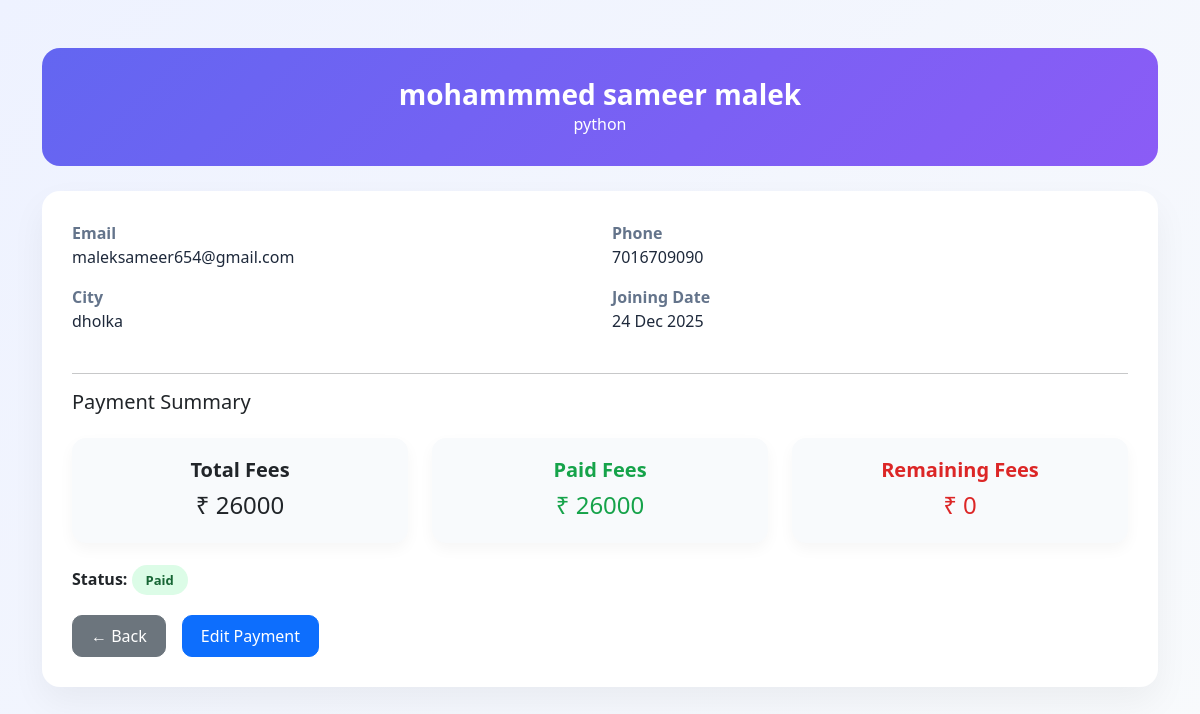
The page /student/view/53/ on the database its author committed.
### appname/models.py (models this page shows, shortened)
class Student(models.Model):
    FNAME = models.CharField(max_length=50)
    LNAME = models.CharField(max_length=50)
    BIRTHDAY = models.DateField(null=True, blank=True)
    GENDER = models.CharField(max_length=10, blank=True)
    EMAIL = models.EmailField(unique=False)
    PHONE = models.CharField(max_length=10, blank=True)
    ADDRESS = models.CharField(max_length=200, blank=True)
    CITY = models.CharField(max_length=50, blank=True)
    COLLEGENAME = models.CharField(max_length=100, blank=True)
    QUALIFICATION = models.CharField(max_length=50, blank=True, null=True)
    BRANCH = models.CharField(max_length=50, blank=True)
    PASSING_YEAR = models.CharField(max_length=10, blank=True)
    TECHNOLOGY = models.CharField(max_length=50, blank=True)
    STATUS_CHOICES = [
        ('visiting', 'Visiting'),
        ('adjoining', 'Adjoining'),
        ('pending', 'Pending'),
        ('rejected', 'Rejected'),
    ]
    status = models.CharField(
        max_length=20,
        choices=STATUS_CHOICES,
        default='visiting'
    )
    visiting_at = models.DateTimeField(auto_now_add=True)
    joining_at = models.DateTimeField(null=True, blank=True)
    COURSE_CHOICES = [
        ('python', 'Python'),
        ('django', 'Django'),
        ('fullstack', 'Full Stack'),
    ]
    course = models.CharField(
        max_length=50,
        choices=COURSE_CHOICES,
        null=True,
        blank=True
    )
    total_fees = models.IntegerField(null=True, blank=True)
    paid_fees = models.IntegerField(default=0)
    remaining_fees = models.IntegerField(null=True, blank=True)

### appname/views.py (the view)
# urls.py: path('student/view/<int:id>/', views.student_view, name='student_view'),
def student_view(request, id):
    student = get_object_or_404(Student, id=id)
    return render(request, 'student_view.html', {'s': student})

### templates/student_view.html (shortened to what this page needs)
{% load static %}
<!DOCTYPE html>
<html lang="en">
<head>
    <link href="https://cdn.jsdelivr.net/npm/bootstrap@5.3.3/dist/css/bootstrap.min.css" rel="stylesheet">
</head>
<body>
<div class="container py-5">
    <div class="profile-header text-center">
        <h3>{{ s.FNAME }} {{ s.LNAME }}</h3>
        <p class="mb-0">{{ s.course|default:"No Course Assigned" }}</p>
    </div>
    <div class="profile-card">
        <div class="row mb-4">
            <div class="col-md-6 mb-3">
                <div class="info-label">Email</div>
                <div class="info-value">{{ s.EMAIL }}</div>
            </div>
            <div class="col-md-6 mb-3">
                <div class="info-label">Phone</div>
                <div class="info-value">{{ s.PHONE }}</div>
            </div>
            <div class="col-md-6 mb-3">
                <div class="info-label">City</div>
                <div class="info-value">{{ s.CITY }}</div>
            </div>
            <div class="col-md-6 mb-3">
                <div class="info-label">Joining Date</div>
                <div class="info-value">
                    {{ s.joining_at|date:"d M Y" }}
                </div>
            </div>
        </div>
        <hr>
        <h5 class="mb-4">Payment Summary</h5>
        <div class="row g-4 mb-4">
            <div class="col-md-4">
                <div class="summary-box">
                    <h5>Total Fees</h5>
                    <div class="fs-4">₹ {{ s.total_fees|default:"0" }}</div>
                </div>
            </div>
            <div class="col-md-4">
                <div class="summary-box">
                    <h5 class="paid">Paid Fees</h5>
                    <div class="fs-4 paid">₹ {{ s.paid_fees|default:"0" }}</div>
                </div>
            </div>
            <div class="col-md-4">
                <div class="summary-box">
                    <h5 class="remaining">Remaining Fees</h5>
                    <div class="fs-4 remaining">
                        ₹ {{ s.remaining_fees|default:"0" }}
                    </div>
                </div>
            </div>
        </div>
        <div class="mb-4">
            <strong>Status: </strong>
            {% if s.remaining_fees == 0 %}
                <span class="status-badge badge-paid">Paid</span>
            {% elif s.paid_fees == 0 %}
                <span class="status-badge badge-pending">Pending</span>
            {% else %}
                <span class="status-badge badge-partial">Partial</span>
            {% endif %}
        </div>
        <div class="d-flex gap-3">
            <a href="/JoiningStudents/" class="btn btn-secondary btn-modern">
                ← Back
            </a>
            <a href="{% url 'student_edit' s.id %}" class="btn btn-primary btn-modern">
                Edit Payment
            </a>
        </div>
    </div>
</div>
</body>
</html>

### templates/student_view.html (style rules this page uses)
body { background: linear-gradient(135deg, #eef2ff, #f8fafc); font-family: "Segoe UI", sans-serif; }
.profile-card { background: white; border-radius: 18px; padding: 30px; box-shadow: 0 15px 35px rgba(0, 0, 0, 0.05); }
.profile-header { background: linear-gradient(135deg, #6366f1, #8b5cf6); padding: 30px; border-radius: 18px; color: white; margin-bottom: 25px; }
.profile-header h3 { margin: 0; font-weight: 600; }
.info-label { font-weight: 600; color: #64748b; }
.info-value { font-weight: 500; color: #1e293b; }
.summary-box { border-radius: 14px; padding: 20px; text-align: center; background: #f8fafc; box-shadow: 0 6px 15px rgba(0,0,0,.04); }
.summary-box h5 { margin-bottom: 5px; font-weight: 600; }
.paid { color: #16a34a; }
.remaining { color: #dc2626; }
.status-badge { padding: 6px 14px; border-radius: 20px; font-size: 13px; font-weight: 600; }
.badge-paid { background: #dcfce7; color: #166534; }
.btn-modern { border-radius: 10px; padding: 8px 18px; }

### rows shown on the page
Student: FNAME "mohammmed sameer", LNAME "malek", course "python", EMAIL "maleksameer654@gmail.com", PHONE "7016709090", CITY "dholka", joining_at "24 Dec 2025", total_fees "26000", paid_fees "26000", remaining_fees "0"
